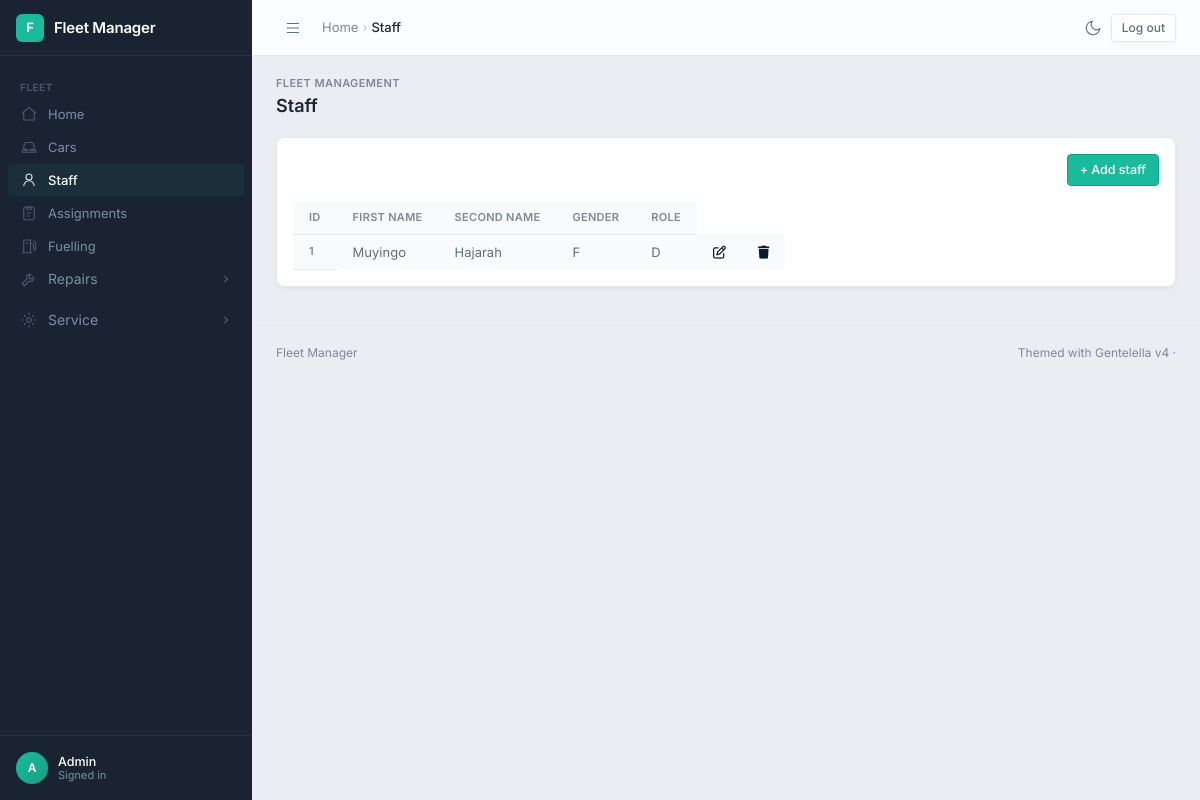
The page /staff/ (signed in) on the database its author committed.
### fleetmanagement/models.py (models this page shows, shortened)
class Staff(models.Model):
    GENDER_OPTIONS = [
       ("M", "Male"),
       ("F", "Female")
    ]
    ROLE_OPTIONS = [
        ("D", "Driver"),
        ("M", "Manager")
    ]
    first_name = models.CharField(max_length=50, verbose_name="First Name")
    second_name = models.CharField(max_length=20, verbose_name="Second Name")
    gender = models.CharField(max_length=2, choices=GENDER_OPTIONS)
    role = models.CharField(max_length=2, choices=ROLE_OPTIONS)

### fleetmanagement/views.py (the view)
# urls.py: path('staff/', staff_form, name='staff_page'),
@login_required
def staff_form(request):
    message = ''
    if request.method == 'POST':
        staffform = StaffForm(request.POST)
        if staffform.is_valid():
            staffform.save()
            return redirect('staff_page')
    else:
        staffform = StaffForm()
    staff = Staff.objects.all()
    context = {
        'form' : staffform,
        'msg' : message,
        'staff': staff
    }
    return render(request, 'staff.html', context)

### fleetmanagement/templates/staff.html
{% extends './home.html' %}
{% load crispy_forms_tags %}
{% block content %}
    {% include 'add_form.html' with title='Add staff' %}
    <table class="table table-striped">
            <thead>
                <tr>
                    <th scope="col">Id</th>
                    <th scope="col">First Name</th>
                    <th scope="col">Second Name</th>
                    <th scope="col">Gender</th>
                    <th scope="col">Role</th>
                </tr>
            </thead>
            <tbody>
                {% for staff in staff %}
                    <tr>
                        <th scope="row">{{staff.id}}</th>
                        <td>{{staff.first_name}}</td>
                        <td>{{staff.second_name}}</td>
                        <td>{{staff.gender}}</td>
                        <td>{{staff.role}}</td>
                        <td><a href="{% url 'edit_staff_page' staff.id %}"><i class="fa-regular fa-pen-to-square" style="color: rgb(15, 25, 40);"></i></a></td>
                        <td><a href="{% url 'delete_staff_page' staff.id %}"><i class="fa-solid fa-trash" style="color: rgb(15, 25, 40);"></i></a></td>
                    </tr>
                {% endfor %}
            </tbody>
    </table>
 {% endblock content %}

### fleetmanagement/templates/home.html (shortened to what this page needs)
{% load static %}<!DOCTYPE html>
<html lang="en">
<head>
<link rel="stylesheet" crossorigin href="{% static 'gentelella/assets/main-v4-DB_ReeJG.css' %}">
<link rel="stylesheet" href="{% static 'gentelella/fleet-bridge.css' %}">
</head>
{% with u=request.resolver_match.url_name|default:'' %}
<body data-shell="admin">
<aside class="sidebar" aria-label="Primary navigation">
  <div class="sidebar-brand">
    <div class="brand-icon">F</div>
    <div class="brand-name">Fleet Manager</div>
  </div>
  <nav class="sidebar-nav">
    <div class="nav-group">
      <div class="nav-label">Fleet</div>
<a class="nav-link{% if u == 'home_page' %} active{% endif %}" href="{% url 'home_page' %}"><svg class="icon" width="18" height="18" viewBox="0 0 24 24" fill="none" stroke="currentColor" stroke-width="1.5"><path d="M3 11l9-8 9 8"/><path d="M5 10v10h14V10"/></svg><span class="nav-text">Home</span></a>
<a class="nav-link{% if 'car' in u %} active{% endif %}" href="{% url 'car_page' %}"><svg class="icon" width="18" height="18" viewBox="0 0 24 24" fill="none" stroke="currentColor" stroke-width="1.5"><path d="M5 16V11l2-5h10l2 5v5"/><path d="M3 16h18v3H3z"/><circle cx="7.5" cy="16" r="1.2"/><circle cx="16.5" cy="16" r="1.2"/></svg><span class="nav-text">Cars</span></a>
<a class="nav-link{% if 'staff' in u %} active{% endif %}" href="{% url 'staff_page' %}"><svg class="icon" width="18" height="18" viewBox="0 0 24 24" fill="none" stroke="currentColor" stroke-width="1.5"><circle cx="12" cy="8" r="4"/><path d="M5 20c0-3.9 3.1-7 7-7s7 3.1 7 7"/></svg><span class="nav-text">Staff</span></a>
<a class="nav-link{% if 'assign' in u %} active{% endif %}" href="{% url 'assignment_page' %}"><svg class="icon" width="18" height="18" viewBox="0 0 24 24" fill="none" stroke="currentColor" stroke-width="1.5"><rect x="5" y="4" width="14" height="17" rx="2"/><path d="M9 4h6v3H9zM9 12h6M9 16h4"/></svg><span class="nav-text">Assignments</span></a>
<a class="nav-link{% if 'fuel' in u %} active{% endif %}" href="{% url 'fuelling_page' %}"><svg class="icon" width="18" height="18" viewBox="0 0 24 24" fill="none" stroke="currentColor" stroke-width="1.5"><path d="M5 21V4h9v17M3 21h13"/><path d="M14 9h2a2 2 0 012 2v5a1.5 1.5 0 003 0V8l-3-3"/><path d="M8 8h3"/></svg><span class="nav-text">Fuelling</span></a>
<div class="nav-tree{% if 'repair' in u %} open has-active{% endif %}"><button type="button" class="nav-link nav-toggle" aria-expanded="{% if 'repair' in u %}true{% else %}false{% endif %}"><svg class="icon" width="18" height="18" viewBox="0 0 24 24" fill="none" stroke="currentColor" stroke-width="1.5"><path d="M14.7 6.3a4 4 0 00-5.4 5.4L3 18l3 3 6.3-6.3a4 4 0 005.4-5.4l-2.6 2.6-2.4-.6-.6-2.4z"/></svg><span class="nav-text">Repairs</span><svg class="nav-chev" width="12" height="12" viewBox="0 0 16 16" fill="none" stroke="currentColor" stroke-width="1.5" aria-hidden="true"><path d="M6 4l4 4-4 4"/></svg></button><div class="nav-sub"><div class="nav-sub-inner"><a class="nav-sublink{% if 'repair' in u and 'issues' in u %} active{% endif %}" href="{% url 'repair_issues_page' %}">Repair issues</a><a class="nav-sublink{% if 'repair' in u and 'records' in u %} active{% endif %}" href="{% url 'repair_records_page' %}">Repair records</a></div></div></div>
<div class="nav-tree{% if 'service' in u %} open has-active{% endif %}"><button type="button" class="nav-link nav-toggle" aria-expanded="{% if 'service' in u %}true{% else %}false{% endif %}"><svg class="icon" width="18" height="18" viewBox="0 0 24 24" fill="none" stroke="currentColor" stroke-width="1.5"><circle cx="12" cy="12" r="3"/><path d="M12 2v3M12 19v3M2 12h3M19 12h3M5.6 5.6l2.1 2.1M16.3 16.3l2.1 2.1M5.6 18.4l2.1-2.1M16.3 7.7l2.1-2.1"/></svg><span class="nav-text">Service</span><svg class="nav-chev" width="12" height="12" viewBox="0 0 16 16" fill="none" stroke="currentColor" stroke-width="1.5" aria-hidden="true"><path d="M6 4l4 4-4 4"/></svg></button><div class="nav-sub"><div class="nav-sub-inner"><a class="nav-sublink{% if 'service' in u and 'issues' in u %} active{% endif %}" href="{% url 'service_issues_page' %}">Service issues</a><a class="nav-sublink{% if 'service' in u and 'records' in u %} active{% endif %}" href="{% url 'service_records_page' %}">Service records</a></div></div></div>
    </div>
  </nav>
  <div class="sidebar-footer">
    <div class="sidebar-user">
      <div class="avatar">{% if user.is_authenticated %}{{ user.username|first|upper }}{% else %}?{% endif %}</div>
      <div class="sidebar-user-info">
        <div class="name">{% if user.is_authenticated %}{{ user.username }}{% else %}Guest{% endif %}</div>
        <div class="role">{% if user.is_authenticated %}Signed in{% else %}Not signed in{% endif %}</div>
      </div>
    </div>
  </div>
</aside>
<header class="topbar">
  <div class="topbar-left">
    <button class="sidebar-toggle" type="button" aria-label="Open menu" aria-controls="sidebar" aria-expanded="false">
      <svg width="20" height="20" viewBox="0 0 24 24" fill="none" stroke="currentColor" stroke-width="1.5" aria-hidden="true"><path d="M4 6h16M4 12h16M4 18h16"/></svg>
    </button>
    <nav class="breadcrumb" aria-label="Breadcrumb">
      <a href="{% url 'home_page' %}">Home</a><span class="sep" aria-hidden="true">&rsaquo;</span><span class="current" aria-current="page">{% block crumb %}{% if u == 'home_page' %}Home{% elif 'car' in u %}Cars{% elif 'staff' in u %}Staff{% elif 'assign' in u %}Assignments{% elif 'fuel' in u %}Fuelling{% elif 'repair' in u and 'issues' in u %}Repair issues{% elif 'repair' in u %}Repair records{% elif 'service' in u and 'issues' in u %}Service issues{% elif 'service' in u %}Service records{% elif u == 'login' %}Login{% elif 'sign' in u %}Sign up{% else %}Fleet Manager{% endif %}{% endblock %}</span>
    </nav>
  </div>
  <div class="topbar-right">
    <button class="tb-btn theme-toggle" type="button" title="Toggle theme" aria-label="Toggle theme" aria-pressed="false">
      <svg class="theme-icon-dark" width="18" height="18" viewBox="0 0 24 24" fill="none" stroke="currentColor" stroke-width="1.5" aria-hidden="true"><path d="M21 12.79A9 9 0 1 1 11.21 3 7 7 0 0 0 21 12.79z"/></svg>
    </button>
    <div class="auth-links">
      {% if user.is_authenticated %}
        <form method="post" action="{% url 'logout' %}">{% csrf_token %}<button type="submit" class="btn btn-outline btn-sm">Log out</button></form>
      {% else %}
        <a class="btn btn-outline btn-sm" href="{% url 'login' %}">Login</a>
        <a class="btn btn-primary btn-sm" href="{% url 'sign_up_page' %}">Sign up</a>
      {% endif %}
    </div>
  </div>
</header>
<main class="main">
  <div class="page-wrapper">
    <div class="page-header">
      <div class="page-header-row">
        <div>
          <div class="page-pretitle">Fleet management</div>
          <h1 class="page-title">{% block page_title %}{% if u == 'home_page' %}Home{% elif 'car' in u %}Cars{% elif 'staff' in u %}Staff{% elif 'assign' in u %}Assignments{% elif 'fuel' in u %}Fuelling{% elif 'repair' in u and 'issues' in u %}Repair issues{% elif 'repair' in u %}Repair records{% elif 'service' in u and 'issues' in u %}Service issues{% elif 'service' in u %}Service records{% elif u == 'login' %}Login{% elif 'sign' in u %}Sign up{% else %}Fleet Manager{% endif %}{% endblock %}</h1>
        </div>
      </div>
    </div>
    <div class="card">
      <div class="card-body fleet-content">
        {% block content %}{% endblock content %}
      </div>
    </div>
  </div>
  <footer class="footer"><span>Fleet Manager</span><span>Themed with Gentelella v4 &middot;</span></footer>
</main>
{% endwith %}
</body>
</html>

### static/gentelella/fleet-bridge.css (style rules this page uses)
body { background-color: rgb(235, 237, 243); }
nav a { display: block; }
.table-striped tbody tr:nth-child(odd) { background: var(--bg-surface-secondary); }
.table-striped { width: 100%; }
.fleet-content td a, .fleet-content td a:hover { text-decoration: none; }
.fleet-content table { display: block; overflow-x: auto; }
.auth-links { display: flex; align-items: center; gap: 8px; }
.auth-links form { margin: 0; }

### rows shown on the page
Staff: id "1", first_name "Muyingo", second_name "Hajarah", gender "F", role "D"

### other values the page prints
{{ user.username|first|upper }} "A"
{{ user.username }} "Admin"
{{ title }} "Add staff"
